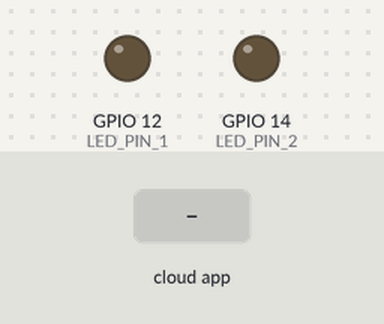
The program below on a simulated ESP32. Shown: output pins drawn as LEDs (lit = HIGH). Inputs (shaded band) come from the test bench. WiFi joins after 1.5 s; servers stay silent unless stated; what the program prints to the serial monitor is not drawn.

Above: at 2.7 s.
2.8 s: the phone or cloud app sets led.one to 1
At 4.0 s:
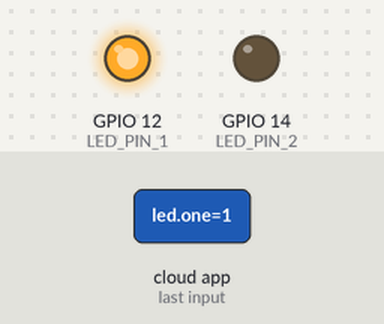
4.3 s: the phone or cloud app sets led.two to 1
At 5.2 s:
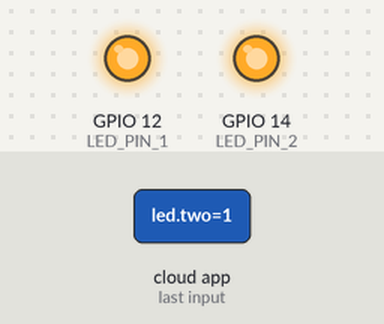
5.8 s: the phone or cloud app sets led.one to 0
At 6.3 s:
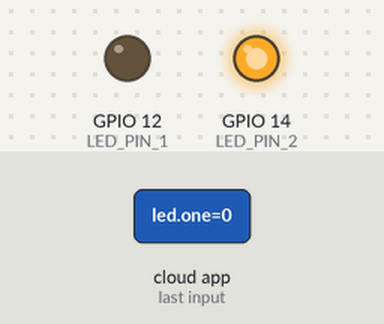
7.3 s: the phone or cloud app sets both.lamps to 0
At 8.7 s:
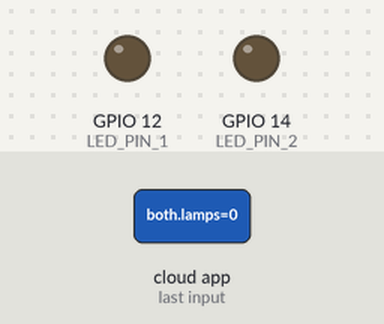
10.3 s: the phone or cloud app sets both.lamps to 1
At 11.0 s:
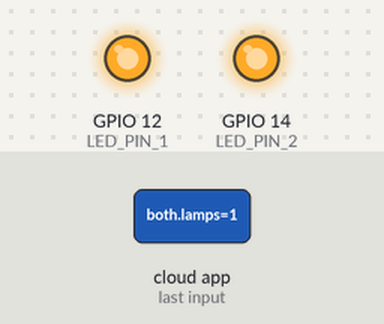
Timing chart, 0 to 12.8 s (numbered marks = the images above; inputs shaded):
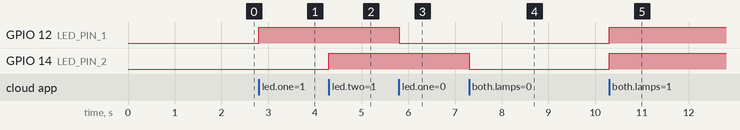

The program:

main.cpp
```cpp
#include <WiFi.h>
#include "fauxmoESP.h"

#define SERIAL_BAUDRATE 115200


#define WIFI_SSID "IoTPrivate"
#define WIFI_PASS "iotprivate303"

// Define pins for the LEDs
#define LED_PIN_1 12
#define LED_PIN_2 14

// Names for the LEDs to be recognized by Alexa
#define LED_1 "led one"
#define LED_2 "led two"
#define BOTH_LEDS "both lamps"

fauxmoESP fauxmo;

// Function to set up Wi-Fi connection
void wifiSetup() {
  // Set Wi-Fi mode to STA (station)
  WiFi.mode(WIFI_STA);

  // Connect to Wi-Fi
  Serial.printf("[WIFI] Connecting to %s ", WIFI_SSID);
  WiFi.begin(WIFI_SSID, WIFI_PASS);

  // Wait for the connection
  while (WiFi.status() != WL_CONNECTED) {
    Serial.print(".");
    delay(100);
  }
  Serial.println();

  // Successful connection
  Serial.printf("[WIFI] STATION Mode, SSID: %s, IP address: %s\n", WiFi.SSID().c_str(), WiFi.localIP().toString().c_str());
}

void setup() {
  // Initialize the serial port
  Serial.begin(SERIAL_BAUDRATE);
  Serial.println();

  // Connect to Wi-Fi
  wifiSetup();

  // Set up LED pins
  pinMode(LED_PIN_1, OUTPUT);
  digitalWrite(LED_PIN_1, LOW);  // LED off

  pinMode(LED_PIN_2, OUTPUT);
  digitalWrite(LED_PIN_2, LOW);  // LED off

  // Create and configure the fauxmoESP server
  fauxmo.createServer(true); // not necessary, this is the default value
  fauxmo.setPort(80); // This is required for 3rd generation devices

  // Enable fauxmoESP library
  fauxmo.enable(true);

  // Add virtual devices
  fauxmo.addDevice(LED_1);
  fauxmo.addDevice(LED_2);
  fauxmo.addDevice(BOTH_LEDS);

  // Handler for commands from Alexa
  fauxmo.onSetState([](unsigned char device_id, const char* device_name, bool state, unsigned char value) {
    // Callback when a command from Alexa is received
    Serial.printf("[MAIN] Device #%d (%s) state: %s value: %d\n", device_id, device_name, state ? "ON" : "OFF", value);

    if (strcmp(device_name, LED_1) == 0) {
      // Control LED 1
      Serial.println("LED 1 switched by Alexa");
      digitalWrite(LED_PIN_1, state ? HIGH : LOW);  // Turn LED on/off
    }

    if (strcmp(device_name, LED_2) == 0) {
      // Control LED 2
      Serial.println("LED 2 switched by Alexa");
      digitalWrite(LED_PIN_2, state ? HIGH : LOW);  // Turn LED on/off
    }

    if (strcmp(device_name, BOTH_LEDS) == 0) {
      // Control both LEDs
      Serial.println("Both LEDs switched by Alexa");
      digitalWrite(LED_PIN_1, state ? HIGH : LOW);  // Turn LED 1 on/off
      digitalWrite(LED_PIN_2, state ? HIGH : LOW);  // Turn LED 2 on/off
    }
  });
}

void loop() {
  // Handle fauxmoESP events
  fauxmo.handle();
}
```

Measured:
- after the input at 2.8 s, GPIO 12 (LED_PIN_1): LOW → HIGH at once
- after the input at 4.3 s, GPIO 14 (LED_PIN_2): LOW → HIGH at once
- after the input at 5.8 s, GPIO 12 (LED_PIN_1): HIGH → LOW at once
- after the input at 7.3 s, GPIO 14 (LED_PIN_2): HIGH → LOW at once
- after the input at 10.3 s, GPIO 12 (LED_PIN_1), GPIO 14 (LED_PIN_2): LOW → HIGH at once
